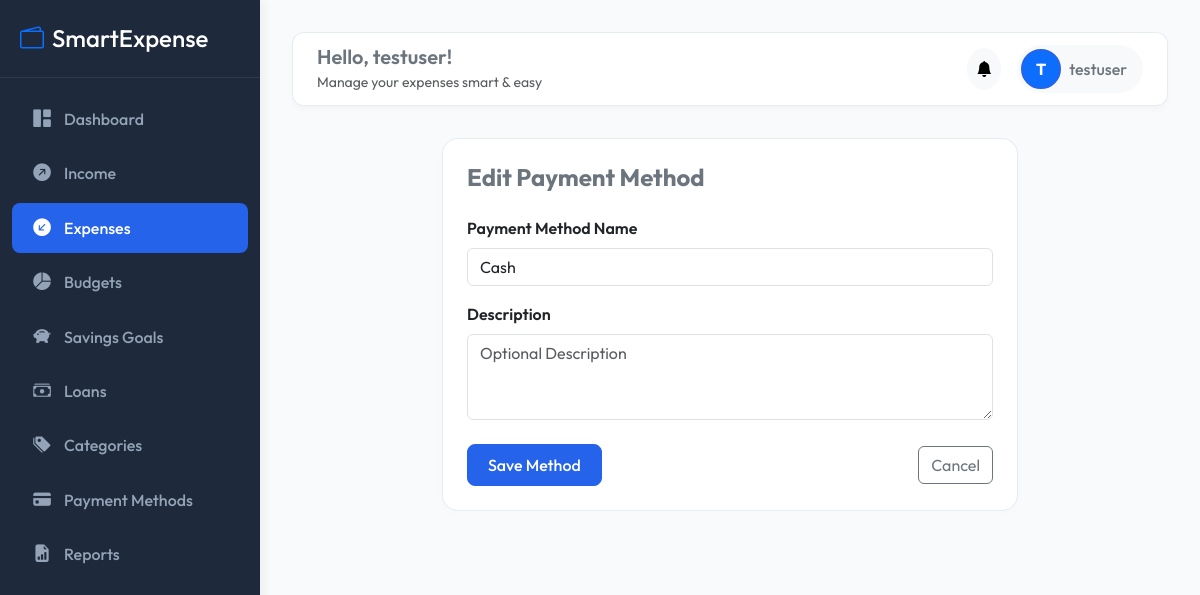
The app's page /expenses/payment-methods/1/edit/ (signed in) with its own data.
### accounts/models.py (models this page shows, shortened)
class User(AbstractUser):
    profile_image = models.ImageField(upload_to='profile_images/', null=True, blank=True)
    created_at = models.DateTimeField(auto_now_add=True)

### expenses/models.py (models this page shows, shortened)
class PaymentMethod(models.Model):
    name = models.CharField(max_length=100)
    description = models.TextField(blank=True, null=True)

### expenses/views.py (the view, shortened to what this page needs)
# urls.py: path('payment-methods/<int:pk>/edit/', views.PaymentMethodUpdateView.as_view(), name='payment_method_edit'),
class PaymentMethodUpdateView(LoginRequiredMixin, UpdateView):
    model = PaymentMethod
    form_class = PaymentMethodForm
    template_name = 'expenses/payment_method_form.html'
    success_url = reverse_lazy('expenses:payment_method_list')

### expenses/forms.py
class PaymentMethodForm(forms.ModelForm):
    class Meta:
        model = PaymentMethod
        fields = ('name', 'description')
        widgets = {
            'name': forms.TextInput(attrs={'class': 'form-control', 'placeholder': 'Payment Method Name (e.g. Cash, Card)'}),
            'description': forms.Textarea(attrs={'class': 'form-control', 'rows': 3, 'placeholder': 'Optional Description'}),
        }

### notifications/context_processors.py (called while the page is built)
def unread_notifications_count(request):
    if request.user.is_authenticated:
        count = Notification.objects.filter(user=request.user, is_read=False).count()
        recent = Notification.objects.filter(user=request.user, is_read=False)[:5]
        return {
            'unread_notifications_count': count,
            'recent_notifications': recent
        }
    return {
        'unread_notifications_count': 0,
        'recent_notifications': []
    }

### templates/expenses/payment_method_form.html (shortened to what this page needs)
{% extends 'base.html' %}
{% block content %}
<div class="row justify-content-center">
    <div class="col-md-8">
        <div class="card stat-card p-4">
            <h4 class="fw-bold text-secondary mb-4">{% if form.instance.pk %}Edit Payment Method{% else %}Add New Payment Method{% endif %}</h4>
            <form method="post">
                <div class="mb-3">
                    <label for="id_name" class="form-label fw-semibold">Payment Method Name</label>
                    {{ form.name }}
                </div>
                <div class="mb-4">
                    <label for="id_description" class="form-label fw-semibold">Description</label>
                    {{ form.description }}
                </div>
                <div class="d-flex justify-content-between align-items-center">
                    <button type="submit" class="btn btn-primary">Save Method</button>
                    <a href="{% url 'expenses:payment_method_list' %}" class="btn btn-outline-secondary">Cancel</a>
                </div>
            </form>
        </div>
    </div>
</div>
{% endblock %}

### templates/base.html (shortened to what this page needs)
{% load static %}
<!DOCTYPE html>
<html lang="en">
<head>
    <link href="https://cdn.jsdelivr.net/npm/bootstrap@5.3.0/dist/css/bootstrap.min.css" rel="stylesheet">
    <link href="https://cdn.jsdelivr.net/npm/bootstrap-icons@1.10.5/font/bootstrap-icons.css" rel="stylesheet">
    <link href="https://cdn.datatables.net/1.13.4/css/dataTables.bootstrap5.min.css" rel="stylesheet">
    <link href="{% static 'css/style.css' %}" rel="stylesheet">
</head>
<body>
    <nav id="sidebar">
        <div class="sidebar-header">
            <h4 class="m-0 text-white"><i class="bi bi-wallet2 me-2 text-primary"></i>SmartExpense</h4>
        </div>
        <div class="mt-3">
            <a href="{% url 'dashboard:home' %}" class="nav-link {% if request.resolver_match.app_name == 'dashboard' %}active{% endif %}">
                <i class="bi bi-grid-1x2-fill"></i> Dashboard
            </a>
            <a href="{% url 'income:income_list' %}" class="nav-link {% if request.resolver_match.app_name == 'income' %}active{% endif %}">
                <i class="bi bi-arrow-up-right-circle-fill"></i> Income
            </a>
            <a href="{% url 'expenses:expense_list' %}" class="nav-link {% if request.resolver_match.app_name == 'expenses' and request.resolver_match.url_name != 'category_list' and request.resolver_match.url_name != 'payment_method_list' %}active{% endif %}">
                <i class="bi bi-arrow-down-left-circle-fill"></i> Expenses
            </a>
            <a href="{% url 'budgets:budget_list' %}" class="nav-link {% if request.resolver_match.app_name == 'budgets' %}active{% endif %}">
                <i class="bi bi-pie-chart-fill"></i> Budgets
            </a>
            <a href="{% url 'savings:savings_list' %}" class="nav-link {% if request.resolver_match.app_name == 'savings' %}active{% endif %}">
                <i class="bi bi-piggy-bank-fill"></i> Savings Goals
            </a>
            <a href="{% url 'loans:loan_list' %}" class="nav-link {% if request.resolver_match.app_name == 'loans' %}active{% endif %}">
                <i class="bi bi-cash-stack"></i> Loans
            </a>
            <a href="{% url 'expenses:category_list' %}" class="nav-link {% if request.resolver_match.url_name == 'category_list' %}active{% endif %}">
                <i class="bi bi-tags-fill"></i> Categories
            </a>
            <a href="{% url 'expenses:payment_method_list' %}" class="nav-link {% if request.resolver_match.url_name == 'payment_method_list' %}active{% endif %}">
                <i class="bi bi-credit-card-fill"></i> Payment Methods
            </a>
            <a href="{% url 'reports:report_dashboard' %}" class="nav-link {% if request.resolver_match.app_name == 'reports' %}active{% endif %}">
                <i class="bi bi-file-earmark-bar-graph-fill"></i> Reports
            </a>
        </div>
    </nav>
    <div id="content">
        <div class="topbar d-flex justify-content-between align-items-center">
            <div class="d-none d-lg-block">
                <h5 class="m-0 fw-semibold text-secondary">Hello, {{ request.user.username }}!</h5>
                <small class="text-muted">Manage your expenses smart & easy</small>
            </div>
            <div class="d-flex align-items-center gap-3">
                <div class="dropdown">
                    <button class="btn btn-light position-relative rounded-circle p-2" type="button" data-bs-toggle="dropdown" aria-expanded="false">
                        <i class="bi bi-bell-fill"></i>
                    </button>
                </div>
                <div class="dropdown">
                    <button class="btn btn-light d-flex align-items-center gap-2 border-0 p-1 pe-3 rounded-pill" type="button" data-bs-toggle="dropdown" aria-expanded="false">
                        {% if request.user.profile_image %}
                        <img src="{{ request.user.profile_image.url }}" class="avatar-md" alt="Avatar">
                        {% else %}
                        <div class="avatar-md bg-primary text-white d-flex align-items-center justify-content-center fw-bold">
                            {{ request.user.username|slice:":1"|upper }}
                        </div>
                        {% endif %}
                        <span class="d-none d-md-inline fw-medium text-secondary">{{ request.user.username }}</span>
                    </button>
                </div>
            </div>
        </div>
        {% block content %}{% endblock %}
    </div>
</body>
</html>

### static/css/style.css (style rules this page uses)
:root { --primary-color: #2563EB; --primary-hover: #1D4ED8; --secondary-color: #1E293B; --success-color: #10B981; --danger-color: #EF4444; --warning-color: #F59E0B; --info-color: #06B6D4; --bg-color: #F8FAFC; --sidebar-width: 260px; --transition-speed: 0.3s; }
body { font-family: 'Outfit', -apple-system, BlinkMacSystemFont, "Segoe UI", Roboto, sans-serif; background-color: var(--bg-color); color: var(--secondary-color); overflow-x: hidden; }
#sidebar { width: var(--sidebar-width); height: 100vh; position: fixed; top: 0; left: 0; z-index: 100; background-color: var(--secondary-color); color: #F8FAFC; transition: all var(--transition-speed) ease; box-shadow: 4px 0 10px rgba(0, 0, 0, 0.05); }
#sidebar .sidebar-header { padding: 1.5rem 1.25rem; border-bottom: 1px solid rgba(255, 255, 255, 0.08); }
#sidebar .nav-link { color: #94A3B8; padding: 0.75rem 1.25rem; display: flex; align-items: center; gap: 0.75rem; border-radius: 8px; margin: 0.25rem 0.75rem; transition: all 0.2s ease; font-weight: 500; text-decoration: none; }
#sidebar .nav-link:hover, #sidebar .nav-link.active { color: #FFFFFF; background-color: var(--primary-color); }
#sidebar .nav-link i { font-size: 1.1rem; width: 20px; text-align: center; }
#content { margin-left: var(--sidebar-width); padding: 2rem; min-height: 100vh; transition: all var(--transition-speed) ease; }
.topbar { background: rgba(255, 255, 255, 0.9); backdrop-filter: blur(8px); border-radius: 12px; padding: 0.75rem 1.5rem; box-shadow: 0 4px 6px -1px rgba(0, 0, 0, 0.03); margin-bottom: 2rem; border: 1px solid rgba(226, 232, 240, 0.8); }
.stat-card { border: 1px solid rgba(226, 232, 240, 0.8); border-radius: 16px; box-shadow: 0 4px 20px rgba(0, 0, 0, 0.01); transition: transform var(--transition-speed) ease, box-shadow var(--transition-speed) ease; background: #FFFFFF; }
.btn-primary { background-color: var(--primary-color); border-color: var(--primary-color); font-weight: 500; border-radius: 8px; padding: 0.5rem 1.25rem; }
.avatar-md { width: 40px; height: 40px; border-radius: 50%; object-fit: cover; border: 2px solid var(--primary-color); }

### records on screen
User: user.username "testuser", user.username "T"
PaymentMethod: name "Cash"
